Frame 1 (no input): blank canvas, image omitted
Frame 60 (the mouse pressed at the canvas centre just before this capture): blank canvas, image omitted
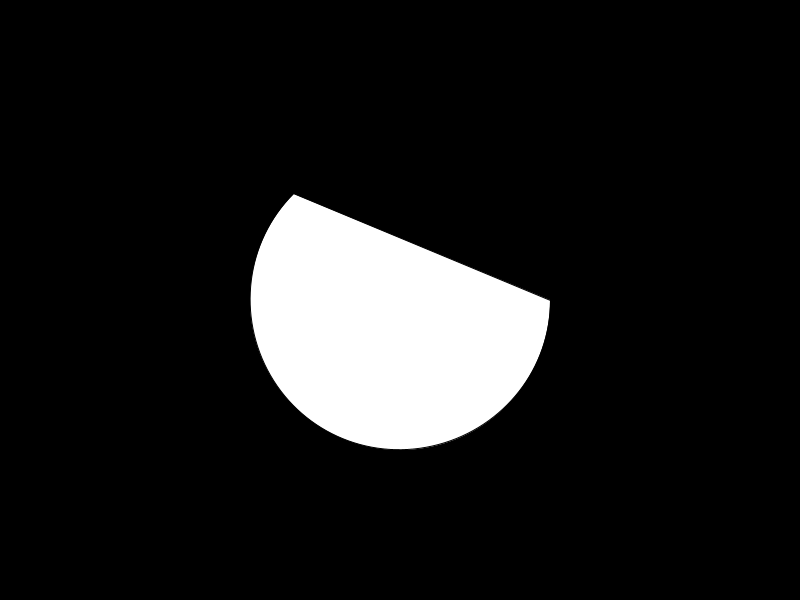
Frame 120 (the mouse held since frame 60 and released just before this capture)

The Processing sketch whose frames 1 and 60 were blank and that drew this single picture after the mouse press (run headless with seeded random() and noise(); from frame 60 on, the mouse is pressed at the canvas centre):

// Processing sketch: exercicio_cores_00
// ── exercicio_cores_00.pde

void setup() {
  size(800, 600);
}

void draw() {
  background(0); 
  if (mouseX > 0 && mouseY >= 0) {
    background(0);
    fill(255, 0, 0);
    rect(200, 150, 400, 300);
  }
  if (mouseX >= 400 && mouseY >= 0) {
    background(0);
    fill(0, 255, 0);
    ellipse(400, 300, 300, 300);
  }
  if (mouseX >= 0 && mouseY >= 300) {
    background(0);
    fill(0, 0, 255);
    triangle(400, 150, 600, 400, 200, 400);
  }
  if (mouseX >= 400 && mouseY >= 300) {
    background(0);
    fill(255);
    arc(400, 300, 300, 300, 0, PI+QUARTER_PI, CHORD);
  }
}
